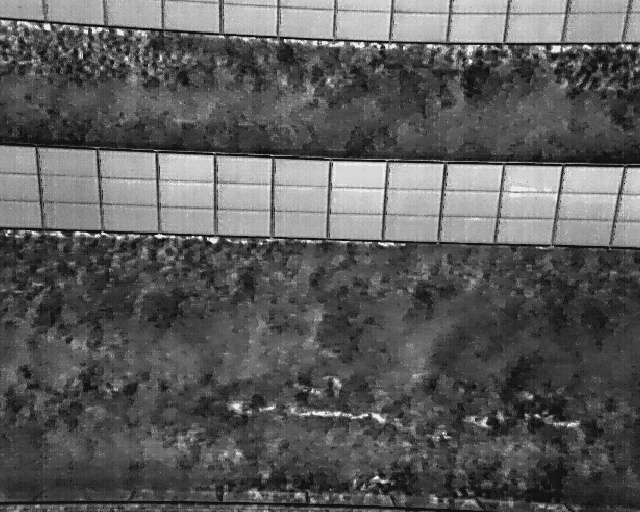
#> input picture 1.Fusion_methods/1.source/T-alignedF/DJI_10_T.JPG, 640 x 512 px, found by its file name; its folder holds 4 pictures in this run
$ python main.py
#> lines starting #> are read from the running program, lines starting #| are printed output that depends on the picture; pictures that were not available may be replaced by others from this repository, and a replacement may not be noted
### 1.Fusion_methods/GLPF/weight_map.py
import numpy as np

from skimage.filters.rank import entropy
from skimage.morphology import square

from pyramids import convolve

def normalized_local_entropy(image, window_size):
    """
    A fonction that computes the local entropy given an image and a window size

    :param image: The grayscale image
    :param window_size: The size of the window that determines the neighbourhood of a pixel, an integer
    :return: The local entropy of the image, a grayscale image
    """

    local_entropy = entropy(image, square(window_size))
    return local_entropy

def local_contrast(image, window_size):
    """
     A fonction that computes the local contrast given an image and a window size

    :param image: The grayscale image
    :param window_size: The size of the window that determines the neighbourhood of a pixel, an integer
    :return: The local contrast of the image, a grayscale image
    """

    conv_filter = np.ones((window_size,window_size), dtype=int)
    local_mean = convolve(image, conv_filter)/(window_size**2)
    contrast = np.zeros((image.shape[0], image.shape[1]))
    for x in range(image.shape[0]):
        for y in range(image.shape[1]):
            patch = image[max(0, x-int(window_size/2)):min(image.shape[0], x+int(window_size/2)), max(0, y-int(window_size/2)):min(image.shape[1], y+int(window_size/2))]
            patch = np.square(patch - local_mean[x,y])
            contrast[x,y] = np.sqrt(np.sum(patch)/(window_size**2))
    return contrast

def visibility(image, kernel1, kernel2):
    """
    A fonction that computes the visibility of an image given an image and two gaussian kernel

    :param image: The grayscale image
    :param kernel1: The gaussian kernel to compute the blurred image
    :param kernel2: The gaussian kernel to perform the final step of the visibility
    :return: The visibility, a grayscale image
    """

    img_blur = convolve(image, kernel1)
    visibility = np.sqrt(convolve(np.square(image - img_blur), kernel2))
    return visibility

def weight_combination(entropy, contrast, visibility, alpha1, alpha2, alpha3):
    """
    Combining the entropy, the contrast and the visibility to build a weight layer

    :param entropy: The local entropy of the image, a grayscale image
    :param contrast: The local contrast of the image, a grayscale image
    :param visibility: The visibility of the image, a grayscale image
    :param alpha1: The weight of the local entropy, a float within [0, 1]
    :param alpha2: The weight of the local contrast, a float within [0, 1]
    :param alpha3: The weight of the visibility, a float within [0, 1]
    :return: Weight map of the image, a grayscale image
    """

    weight = entropy**alpha1 * contrast**alpha2 * visibility**alpha3
    return weight

def weight_normalization(weight1, weight2):
    """
    A function to normalize the weights of each modality so the weights' sum is 1 for each pixel of the image

    :param weght1: The weight of madality 1, a grayscale image
    :param weight2: The weight of modality 2, a grayscale image
    :return: Two weights, weight1_normalized and weight2_normalized, respectively the normalized versions of weight1 and weight2, two grayscale images.
    """

    weight1_normalized = weight1 / (weight1 + weight2)
    weight2_normalized = weight2 / (weight1 + weight2)
    return weight1_normalized, weight2_normalized

### 1.Fusion_methods/GLPF/pyramids.py
import numpy as np

from scipy.signal import convolve2d

def gaussian_pyramid(image, kernel, levels):
    """
    A function to create a Gaussian pyramid of a defined number of levels and from a chosen kernel.

    :param image: The image we want to use of dimension (N,M,3) or (M,N)
    :param kernel: The Gaussian kernel of dimention (k,k)
    :param levels: The desired number of levels in the Gaussian pyramid, an integer
    :return: The Gaussian pyramid, a list of numpy arrays
    """

    if len(np.shape(image)) == 3:
        gauss_l_r = image[:, :, 0]
        gauss_l_g = image[:, :, 1]
        gauss_l_b = image[:, :, 2]
    gauss_l = image
    pyramid = [gauss_l]
    for l in range(levels):
        if len(np.shape(image)) == 3:
            # channels last format
            gauss_l_r = downsample(gauss_l_r, kernel)
            gauss_l_g = downsample(gauss_l_g, kernel)
            gauss_l_b = downsample(gauss_l_b, kernel)
            gauss_l = np.zeros((gauss_l_b.shape[0], gauss_l_b.shape[1], 3))
            gauss_l[:, :, 0] = gauss_l_r
            gauss_l[:, :, 1] = gauss_l_g
            gauss_l[:, :, 2] = gauss_l_b
        else:
            gauss_l = downsample(gauss_l, kernel)
        pyramid.append(gauss_l)
    return pyramid

def laplacian_pyramid(image, kernel, levels):
    """
    A function to create a Laplacian pyramid of a defined number of levels and from a chosen kernel.

    :param image: The image we want to use of dimension (N,M,3) or (M,N)
    :param kernel: The Gaussian kernel of dimention (k,k)
    :param levels: The desired number of levels in the Laplacian pyramid, an integer
    :return: The Laplacian pyramid, a list of numpy arrays
    """

    gauss = gaussian_pyramid(image, kernel, levels)
    pyramid = []
    for l in range(len(gauss) - 2, -1, -1):
        if len(np.shape(image)) == 3:
            # channels last format
            gauss_l1r = upsample(gauss[l+1][:, :, 0])
            gauss_l1g = upsample(gauss[l+1][:, :, 1])
            gauss_l1b = upsample(gauss[l+1][:, :, 2])
            if gauss_l1r.shape[0] > gauss[l][:, :, 0].shape[0]:
                gauss_l1r = np.delete(gauss_l1r, -1, axis=0)
                gauss_l1g = np.delete(gauss_l1g, -1, axis=0)
                gauss_l1b = np.delete(gauss_l1b, -1, axis=0)
            if gauss_l1r.shape[1] > gauss[l][:, :, 0].shape[1]:
                gauss_l1r = np.delete(gauss_l1r, -1, axis=1)
                gauss_l1g = np.delete(gauss_l1g, -1, axis=1)
                gauss_l1b = np.delete(gauss_l1b, -1, axis=1)
            lap_l_r = gauss[l][:, :, 0] - gauss_l1r
            lap_l_g = gauss[l][:, :, 1] - gauss_l1g
            lap_l_b = gauss[l][:, :, 2] - gauss_l1b
            lap_l = np.zeros((lap_l_r.shape[0], lap_l_r.shape[1], 3))
            lap_l[:, :, 0] = lap_l_r
            lap_l[:, :, 1] = lap_l_g
            lap_l[:, :, 2] = lap_l_b
        else:
            gauss_l1 = upsample(gauss[l+1])
            if gauss_l1.shape[0] > gauss[l].shape[0]:
                gauss_l1 = np.delete(gauss_l1, -1, axis=0)
            if gauss_l1.shape[1] > gauss[l].shape[1]:
                gauss_l1 = np.delete(gauss_l1, -1, axis=1)
            lap_l = gauss[l] - gauss_l1
        pyramid.append(lap_l)
    return pyramid

def fused_laplacian_pyramid(gauss_pyramid_mod1, gauss_pyramid_mod2, lap_pyramid_mod1, lap_pyramid_mod2):
    """
    A funtion that builds a fused Laplacian pyramid of two modalities of the same image

    :param gauss_pyramid_mod1: The Gaussian pyramid of modality 1, a list of grayscale images, the first one in highest resolution
    :param gauss_pyramid_mod2: The Gaussian pyramid of modality 2, a list of grayscale images, the first one in highest resolution
    :param lap_pyramid_mod1: The Laplacian pyramid of modality 1, a list of grayscale images, the last one in highest resolution
    :param lap_pyramid_mod2: The Laplacian pyramid of modality 2, a list of grayscale images, the last one in highest resolution
    :return: The fused Laplacian pyramid of two modalities, a list of grayscale images, the last one in highest resolution,
    """

    fused_laplacian = []
    len_lap = len(lap_pyramid_mod1)
    for l in range(len_lap):
        fused_laplacian_temp = gauss_pyramid_mod1[len_lap-l-1]*lap_pyramid_mod1[l] + gauss_pyramid_mod2[len_lap-l-1]*lap_pyramid_mod2[l]
        fused_laplacian.append(fused_laplacian_temp)
    return fused_laplacian

def collapse_pyramid(lap_pyramid, gauss_pyramid):
    """
    A function to collapse a Laplacian pyramid in order to recover the enhanced image

    :param lap_pyramid: A Laplacian pyramid, a list of grayscale images, the last one in highest resolution
    :param gauss_pyramid: A Gaussian pyramid, a list of grayscale images, the last one in lowest resolution
    :return: A grayscale image
    """

    image = lap_pyramid[0]
    if len(np.shape(image)) == 3:
        im_r = upsample(gauss_pyramid[-1][:, :, 0])
        im_g = upsample(gauss_pyramid[-1][:, :, 1])
        im_b = upsample(gauss_pyramid[-1][:, :, 2])
        if im_r.shape[0] > image.shape[0]:
            im_r = np.delete(im_r, -1, axis=0)
            im_g = np.delete(im_g, -1, axis=0)
            im_b = np.delete(im_b, -1, axis=0)
        if im_r.shape[1] > image.shape[1]:
            im_r = np.delete(im_r, -1, axis=1)
            im_g = np.delete(im_g, -1, axis=1)
            im_b = np.delete(im_b, -1, axis=1)
        gauss = np.zeros((im_r.shape[0], im_r.shape[1], 3))
        gauss[:, :, 0] = im_r
        gauss[:, :, 1] = im_g
        gauss[:, :, 2] = im_b
    else:
        gauss = upsample(gauss_pyramid[-1])
        if gauss.shape[0] > image.shape[0]:
            gauss = np.delete(gauss, -1, axis=0)
        if gauss.shape[1] > image.shape[1]:
            gauss = np.delete(gauss, -1, axis=1)
    image = image + gauss
    for l in range(1,len(lap_pyramid),1):
        if len(np.shape(image)) == 3:
            im_r = upsample(image[:, :, 0])
            im_g = upsample(image[:, :, 1])
            im_b = upsample(image[:, :, 2])
            if im_r.shape[0] > lap_pyramid[l].shape[0]:
                im_r = np.delete(im_r, -1, axis=0)
                im_g = np.delete(im_g, -1, axis=0)
                im_b = np.delete(im_b, -1, axis=0)
            if im_r.shape[1] > lap_pyramid[l].shape[1]:
                im_r = np.delete(im_r, -1, axis=1)
                im_g = np.delete(im_g, -1, axis=1)
                im_b = np.delete(im_b, -1, axis=1)
            pyr_upsampled = np.zeros((im_r.shape[0], im_r.shape[1], 3))
            pyr_upsampled[:, :, 0] = im_r
            pyr_upsampled[:, :, 1] = im_g
            pyr_upsampled[:, :, 2] = im_b
        else:
            pyr_upsampled = upsample(image)
            if pyr_upsampled.shape[0] > lap_pyramid[l].shape[0]:
                pyr_upsampled = np.delete(pyr_upsampled, -1, axis=0)
            if pyr_upsampled.shape[1] > lap_pyramid[l].shape[1]:
                pyr_upsampled = np.delete(pyr_upsampled, -1, axis=1)
        image = lap_pyramid[l] + pyr_upsampled
    return image

def convolve(image, kernel):
    """
    A fonction to perform a 2D convolution operation over an image using a chosen kernel.

    :param image: The grayscale image we want to use of dimension (N,M)
    :param kernel: The convolution kernel of dimention (k,k)
    :return: The convolved image of dimension (N,M)
    """
    im_out = convolve2d(image, kernel, mode='same', boundary='symm')
    return im_out

def downsample(image, kernel):
    """
    A function to downsample an image.

    :param image: The grayscale image we want to use of dimension (N,M)
    :param kernel: The Gaussian blurring kernel of dimention (k,k)
    :return: The downsampled image of dimension (N/factor,M/factor)
    """
    blur_image = convolve(image, kernel)
    img_downsampled = blur_image[::2, ::2]
    return img_downsampled

def upsample(image):
    """

    :param image: The grayscale image we want to use of dimension (N,M)
    :param factor: The upsampling factor, an integer
    :return: The upsampled image of dimension (N*factor,M*factor)
    """

    #kernel = np.array([[1, 2, 1], [2, 4, 2], [1, 2, 1]])/12
    kernel = smooth_gaussian_kernel(0.4)

    img_upsampled = np.zeros((image.shape[0]*2, image.shape[1]*2), dtype=np.float64)
    img_upsampled[::2, ::2] = image[:, :]
    img_upsampled = 4 * convolve(img_upsampled, kernel)
    return img_upsampled

def classical_gaussian_kernel(k, sigma):
    """
    A function to generate a classical Gaussian kernel

    :param k: The size of the kernel, an integer
    :param sigma: variance of the gaussian distribution
    :return: A Gaussian kernel, a numpy array of shape (k,k)
    """
    w = np.linspace(-(k - 1) / 2, (k - 1) / 2, k)
    x, y = np.meshgrid(w, w)
    kernel = 0.5*np.exp(-0.5*(x**2 + y**2)/(sigma**2))/(np.pi*sigma**2)
    return kernel

def smooth_gaussian_kernel(a):
    """
     A 5*5 gaussian kernel to perform smooth filtering.

    :param a: the coefficient of the smooth filter. A float usually within [0.3, 0.6]
    :return: A smoothing Gaussian kernel, a numpy array of shape (5,5)
    """
    w = np.array([0.25 - a/2.0, 0.25, a, 0.25, 0.25 - a/2.0])
    kernel = np.outer(w, w)
    return kernel

### 1.Fusion_methods/GLPF/main.py
import matplotlib.pyplot as plt
import glob
import os
from pyramids import *
from weight_map import *
import cv2
import subprocess
from skimage.color import rgb2hsv, rgb2gray
from skimage.transform import resize

def main_multimodal_fusion(im_vis, im_ir, kernel, levels, window_size):
    """
    A function to fuse two images of different modalities, in this example we use visible and NIR images.

    :param im_vis: The visible image, a numpy array of floats within [0, 1] of shape (N, M, 3)
    :param im_ir: The NIR image, a numpy array of floats within [0, 1] of shape (N, M)
    :param kernel: The Gaussian kernel used to build pyramids
    :param levels: The desired levels in the pyramids
    :param window_size: The window size used to compute the local entropy and the local contrast
    """

    im_vis = convert_image_to_floats(im_vis)
    im_ir = convert_image_to_floats(im_ir)

    im_vis_hsv = rgb2hsv(im_vis)
    value_channel = im_vis_hsv[:, :, 2]
    im_ir_gray = rgb2gray(im_ir)

    # kernels to compute visibility
    kernel1 = classical_gaussian_kernel(5, 2)
    kernel2 = classical_gaussian_kernel(5, 2)

    # Computation of local entropy, local contrast and visibility for value channel
    local_entropy_value = normalized_local_entropy(value_channel, window_size)
    local_contrast_value = local_contrast(value_channel, window_size)
    visibility_value = visibility(value_channel, kernel1, kernel2)
    # Combination of local entropy, local contrast and visibility for value channel
    weight_value = weight_combination(local_entropy_value, local_contrast_value, visibility_value, 1, 1, 1)

    # Computation of local entropy, local contrast and visibility for IR image
    local_entropy_ir = normalized_local_entropy(im_ir_gray, window_size)
    local_contrast_ir = local_contrast(im_ir_gray, window_size)
    visibility_ir = visibility(im_ir_gray, kernel1, kernel2)
    # Combination of local entropy, local contrast and visibility for IR image
    weight_ir = weight_combination(local_entropy_ir, local_contrast_ir, visibility_ir, 1, 1, 1)

    # Normalising weights of value channel and IR image
    weightN_value, weightN_ir = weight_normalization(weight_value, weight_ir)

    # Creating Gaussian pyramids of the weights maps of respectively the value channel and IR image
    gauss_pyr_value_weights = gaussian_pyramid(weightN_value, kernel, levels)
    gauss_pyr_ir_weights = gaussian_pyramid(weightN_ir, kernel, levels)

    # Creating Laplacian pyramids of respectively the value channel and IR image
    lap_pyr_value = laplacian_pyramid(value_channel, kernel, levels)
    lap_pyr_ir = laplacian_pyramid(im_ir_gray, kernel, levels)

    # Creating the fused Laplacian of the two modalities
    lap_pyr_fusion = fused_laplacian_pyramid(gauss_pyr_value_weights, gauss_pyr_ir_weights, lap_pyr_value, lap_pyr_ir)

    # Creating the Gaussian pyramid of value channel in order to collapse the fused Laplacian pyramid
    gauss_pyr_value = gaussian_pyramid(value_channel, kernel, levels)
    collapsed_image = collapse_pyramid(lap_pyr_fusion, gauss_pyr_value)

    return collapsed_image


def convert_image_to_floats(image):
    """
    A function to convert an image to a numpy array of floats within [0, 1]

    :param image: The image to be converted
    :return: The converted image
    """

    if np.max(image) <= 1.0:
        return image
    else:
        return image / 255.0


kernel = smooth_gaussian_kernel(0.4)
levels = 4
window_size = 5


# Define the folder path of thermal images
TFolderPath = 'C:/Users/DELL-DK-STOR/Desktop/Working/1.Fusion_methods/1.source/T-alignedF'
# List all JPG files in the current folder
TjpgFiles = glob.glob(os.path.join(TFolderPath, '*.JPG'))

# Define the folder path of visible images
VFolderPath = 'C:/Users/DELL-DK-STOR/Desktop/Working/1.Fusion_methods/1.source/V-alignedF'
# List all JPG files in the current folder
VjpgFiles = glob.glob(os.path.join(VFolderPath, '*.JPG'))


for k in range(len(TjpgFiles)):
    # IR image
    TjpgFileName = os.path.basename(TjpgFiles[k])
    path1 = os.path.join(TFolderPath, TjpgFileName)

    # VI image
    VjpgFileName = os.path.basename(VjpgFiles[k])
    path2 = os.path.join(VFolderPath, VjpgFileName)


    image_full = plt.imread(path1)     #thermal
#> image_full is the input picture: shape (512, 640, 3); min 10, max 241, mean 92
    image2_full = plt.imread(path2)      #RGB

    image = resize(image_full, (int(image_full.shape[0]), int(image_full.shape[1])))
    image2_full_rs = resize(image2_full, (int(image2_full.shape[0]), int(image2_full.shape[1]), 3))

    fusion = main_multimodal_fusion(image2_full_rs, image, kernel, levels, window_size)
#> in main_multimodal_fusion, `im_vis_hsv = rgb2hsv(im_vis)`: im_vis_hsv: shape (512, 640, 3) float64; mean of channels 0, 1, 2 0, 0, 0.361
#> in normalized_local_entropy, `local_entropy = entropy(image, square(window_size))`:
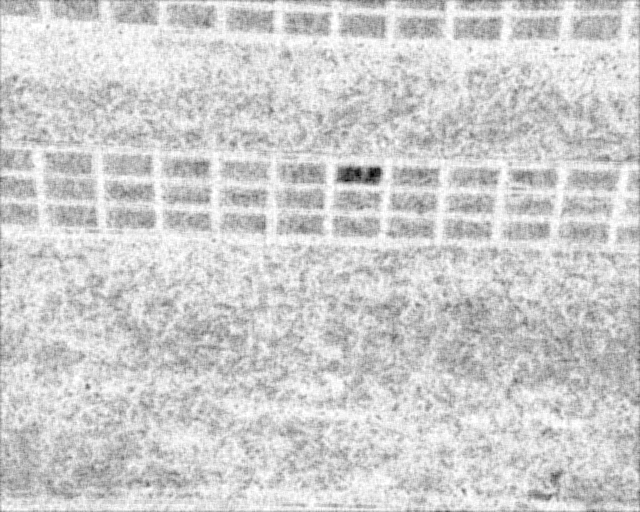
#> local_entropy: shape (512, 640) float64; min 1.1, max 4.64, mean 3.97; drawn with min black and max white
#> after the loop in local_contrast, `for x in range(image.shape[0]):`:
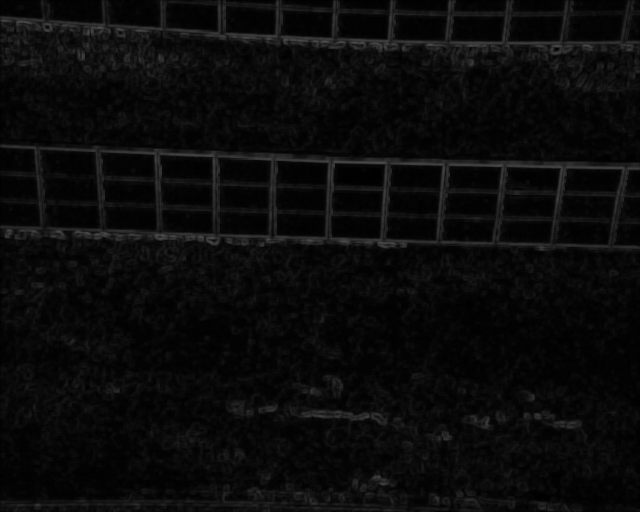
#> contrast: shape (512, 640) float64; min 0.00127, max 0.307, mean 0.0437
#> in visibility, `visibility = np.sqrt(convolve(np.square(image - img_blur), kernel2))`:
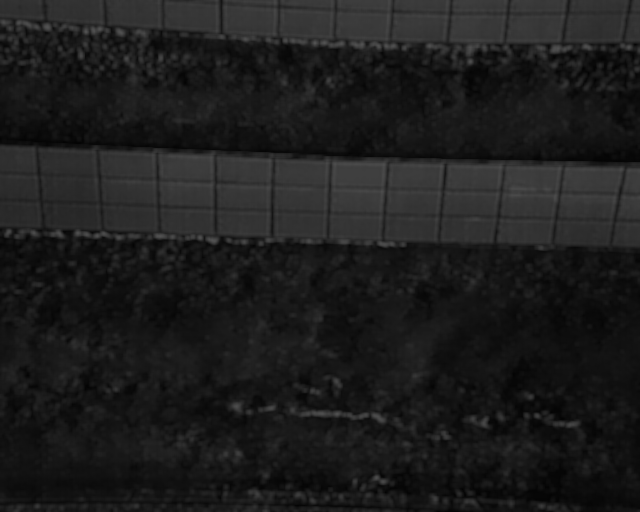
#> visibility: shape (512, 640) float64; min 0.0145, max 0.325, mean 0.116
#> after the loop in gaussian_pyramid, `for l in range(levels):`: pyramid = 5 items
#> call 3 of gaussian_pyramid, with kernel = array of shape (5, 5), levels = 4
#> after the loop in gaussian_pyramid (call 3), `for l in range(levels):`:
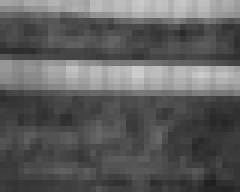
#> gauss_l: shape (32, 40) float64 (shown 6 times larger); min 0.129, max 0.802, mean 0.367
#> the loop in laplacian_pyramid, `for l in range(len(gauss) - 2, -1, -1):` made 4 passes
#> l on passes 1, 3, 4: 3, 1, 0
#> pass 1, in laplacian_pyramid, `lap_l = gauss[l] - gauss_l1`:
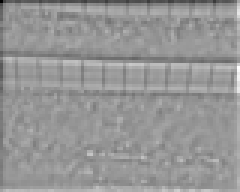
#> lap_l: shape (64, 80) float64 (shown 3 times larger); min -0.589, max 0.405, mean -0.00357; drawn with min black and max white
#> after the loop in laplacian_pyramid, `for l in range(len(gauss) - 2, -1, -1):`:
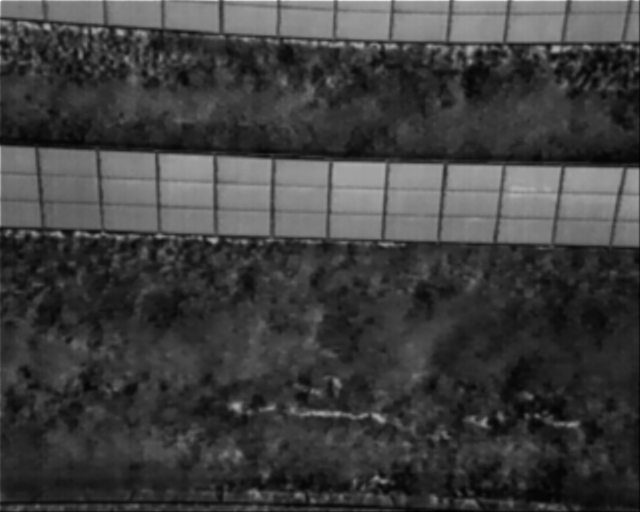
#> gauss_l1: shape (512, 640) float64; min 0.0456, max 1.31, mean 0.361; drawn with min black and max white
#> after the loop in laplacian_pyramid, `for l in range(len(gauss) - 2, -1, -1):`:
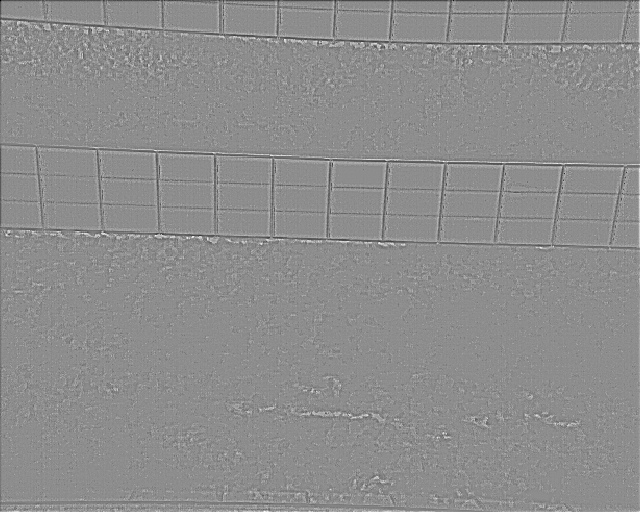
#> lap_l: shape (512, 640) float64; min -0.656, max 0.526, mean -0.000408; drawn with min black and max white
#> after the loop in laplacian_pyramid, `for l in range(len(gauss) - 2, -1, -1):`: pyramid = 4 items
#> the loop in laplacian_pyramid (call 2), `for l in range(len(gauss) - 2, -1, -1):` made 4 passes
#> in fused_laplacian_pyramid, `len_lap = len(lap_pyramid_mod1)`: len_lap = 4
#> after the loop in fused_laplacian_pyramid, `for l in range(len_lap):`: fused_laplacian = 4 items
#> in main_multimodal_fusion, `gauss_pyr_value = gaussian_pyramid(value_channel, kernel, levels)`: gauss_pyr_value = 5 items
#> the loop in collapse_pyramid, `for l in range(1,len(lap_pyramid),1):` made 3 passes
#> (the run stopped early here; a loop or call above may not have finished)
